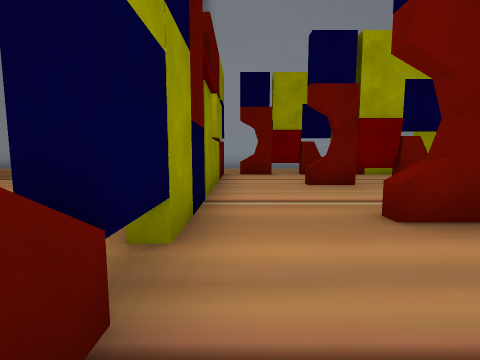
View 1 (above)

24 first-person views from a walk through a scene from a Unity 3-D project. The camera is 1.5 m above the floor, tilts 6° down and sees 85° across. The floor is counted in squares, 2 m on a side. Each view is taken from the middle of a square. On the plan, view 1 faces up. The plan holds only what a view shows up to about 9 squares ahead; the rest is blank. The place goes on beyond the plan. The player character is not drawn. Some animated figures are left out. Door leaves are left out, so doorways stand open. Some surface patterns are stand-ins.

View 2
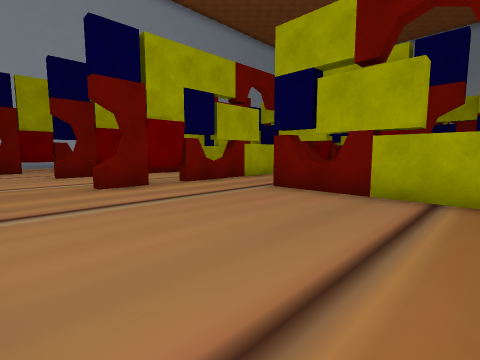

View 3
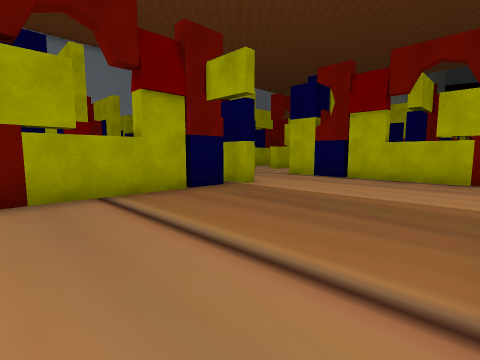

View 4
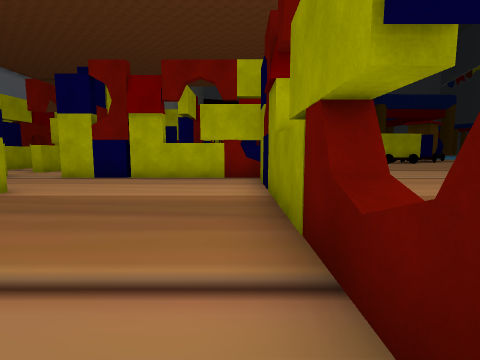

View 5
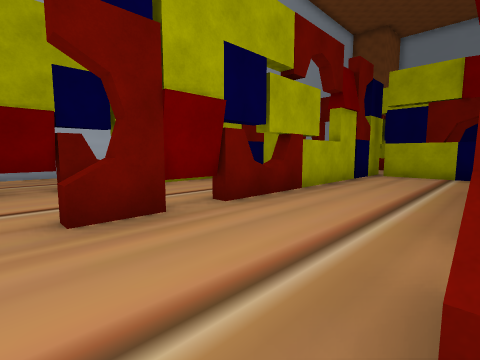

View 6
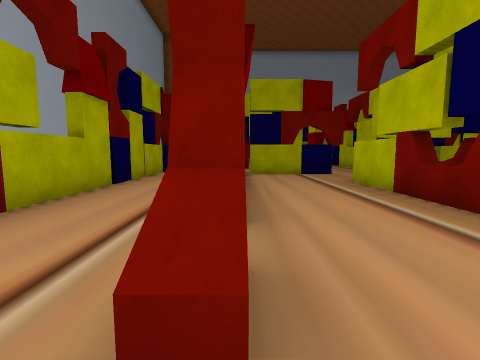

View 7
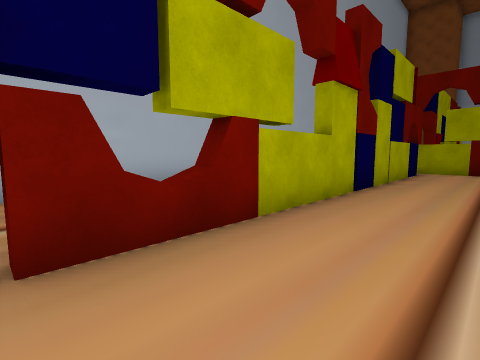

View 8
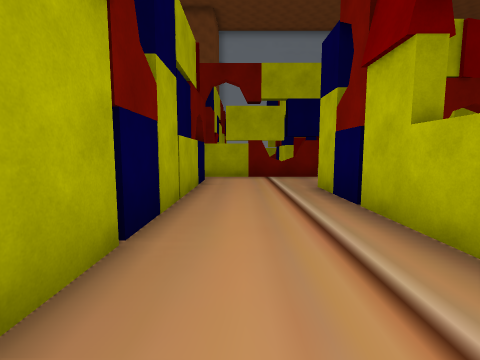

View 9
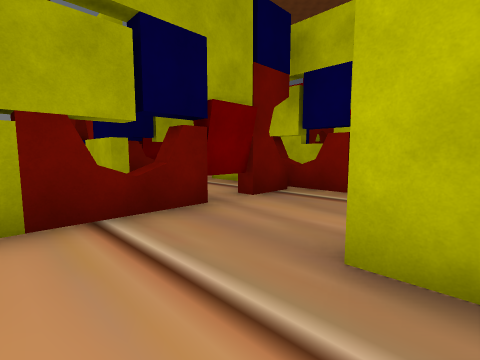

View 10
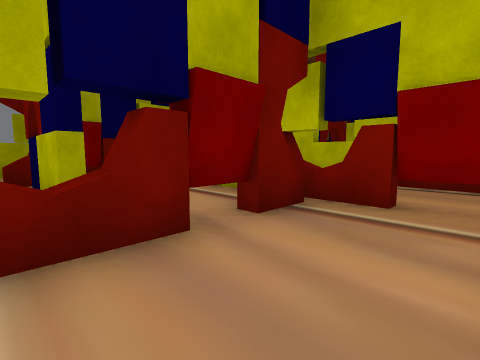

View 11
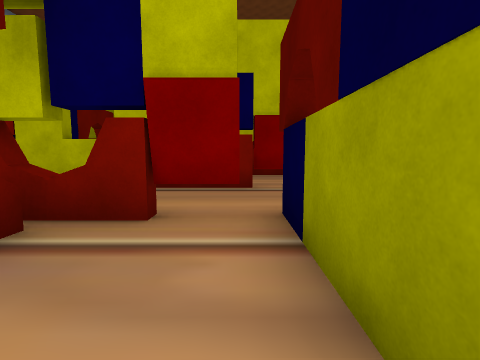

View 12
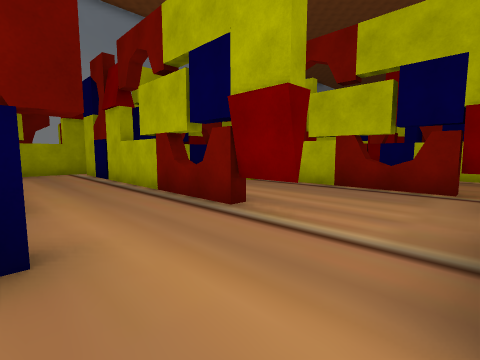

View 13
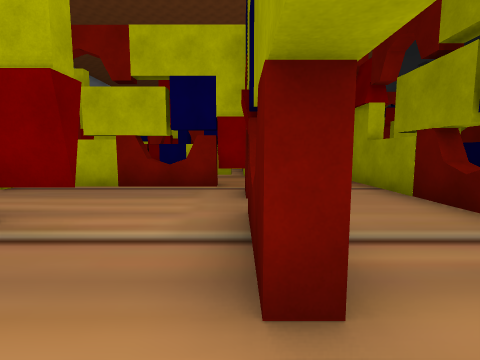

View 14
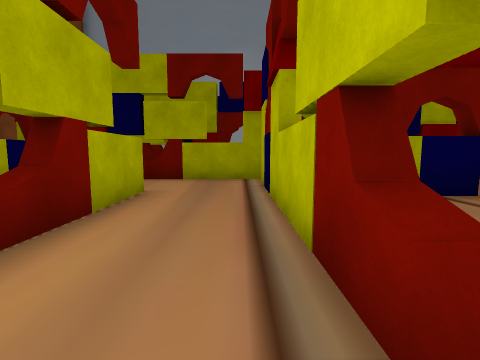

View 15
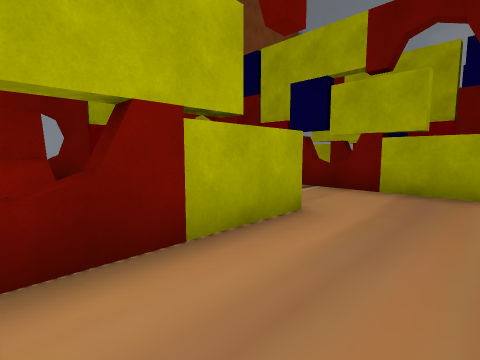

View 16
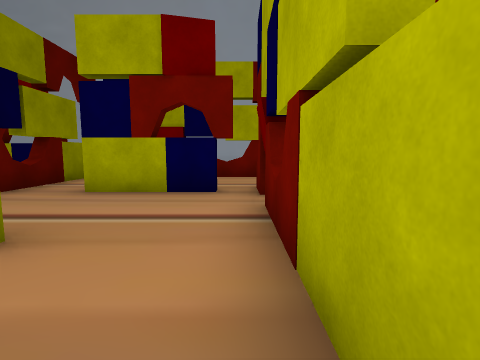

View 17
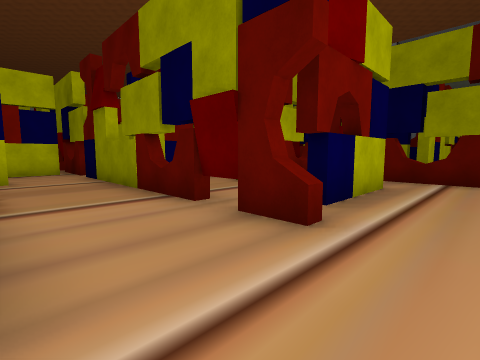

View 18
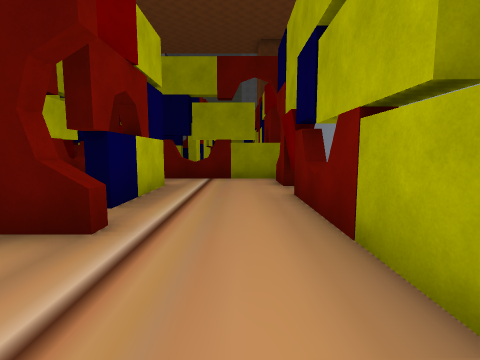

View 19
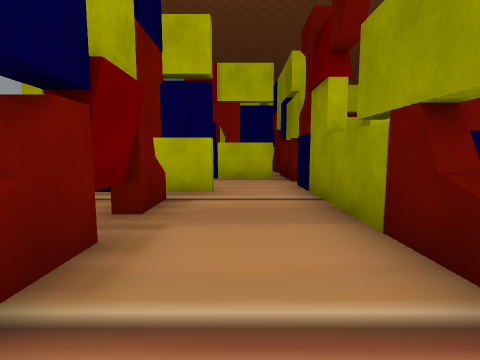

View 20
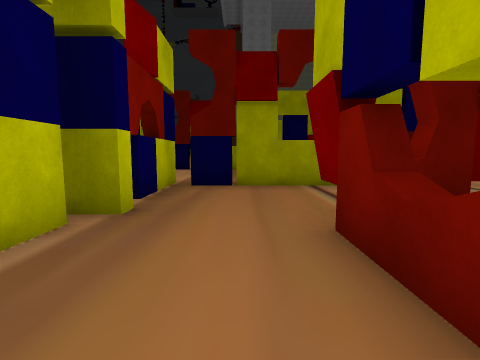

View 21
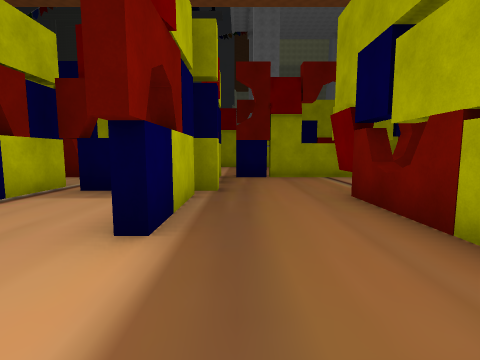

View 22
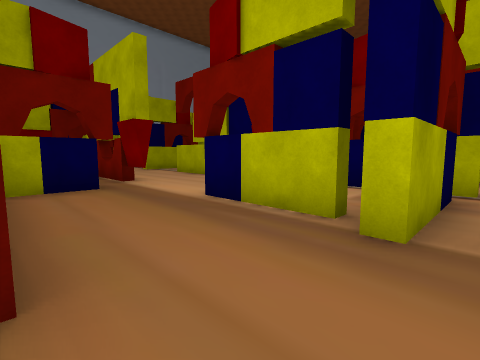

View 23
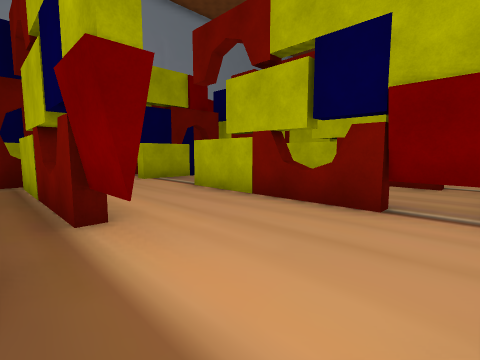

View 24
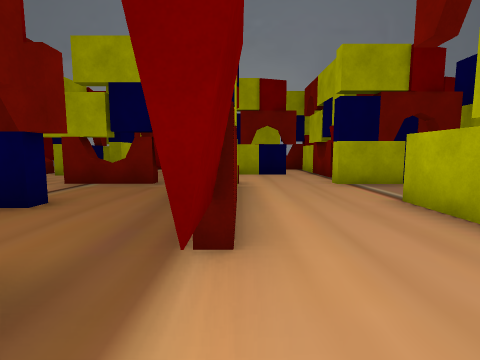

### Floor plan
Key: @ floor where view 1 was taken; # wall or solid block; x gap in a wall; . floor; ^ raised ledge.
Columns run from 6 left of view 1 to 21 right of it. Each row starts with its distance up from view 1.
  9      ####^##########^###^##
  8      ^.............#........
  7      #.............^........
  6      #..###^#####..#..##.#.#
  5      #..........#..#.....#.#
  4      #..........#..^.....#.^
  3      #..###^##..#x#^###..#.#
  2      #...................#.#
  1      #........^..........#.#
  0       @....#..#.##^#####.#.#
 -1       .....#..#....   # .#..
 -2      ^.....#..^.......#..#..
 -3      #.....#..######..#..###
 -4      #.....#.......#.....#.
 -5      #.....#.............#
 -6      #.....##x###..##^##x .#
 -7  ..  #........#............#
 -8  ..  #........x.............
 -9 ..   ^######..## ##^###..##^
-10 ..         #..          .#
-11
-12                     ##

Positions as (right, up) in squares from view 1, and headings:
1: (0, 0), facing up
2: (0, -3), facing up-right
3: (0, -1), facing down-right
4: (0, -1), facing down
5: (1, 3), facing up-right
6: (1, 6), facing right
7: (2, 7), facing up-right
8: (5, 8), facing right
9: (10, 8), facing down-right
10: (11, 7), facing down-right
11: (11, 6), facing down
12: (8, 3), facing down-right
13: (8, 3), facing down
14: (11, 1), facing right
15: (13, 1), facing up-right
16: (18, 1), facing up
17: (21, 8), facing down-left
18: (21, 8), facing left
19: (20, 5), facing down
20: (11, -4), facing left
21: (13, -5), facing left
22: (7, -3), facing down-right
23: (11, -5), facing down-right
24: (12, -6), facing right
